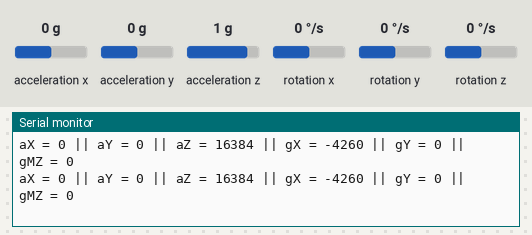
A sketch run on a simulated Arduino Uno, built with avr-gcc and run on an emulated ATmega328P. Shown: the last lines printed to the serial monitor. Wiring (inferred from the names in the program): MPU-6050 motion sensor at I2C address 0x68. Inputs (shaded band) come from the test bench; at power-on: acceleration x 0 g, acceleration y 0 g, acceleration z 1 g, rotation x 0 °/s, rotation y 0 °/s, rotation z 0 °/s.

Above: at 1.2 s.
1.3 s: acceleration x set to -1.4 g
At 2.4 s:
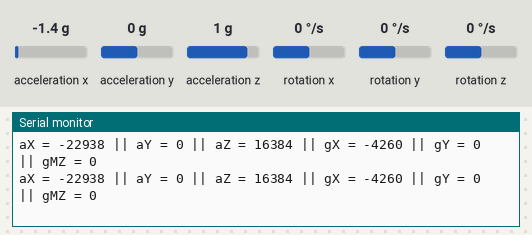
4.3 s: acceleration y set to -1.4 g
At 5.3 s:
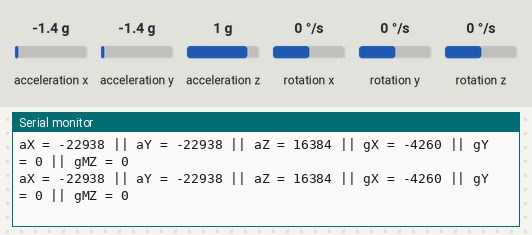
7.3 s: acceleration z set to -1.4 g
At 8.3 s:
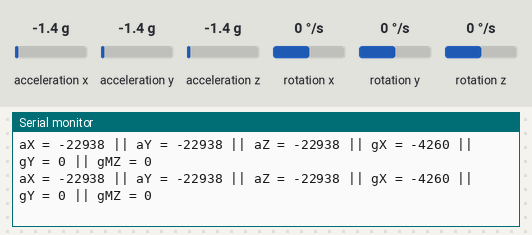
10.3 s: rotation x set to -192 °/s
At 10.52 s:
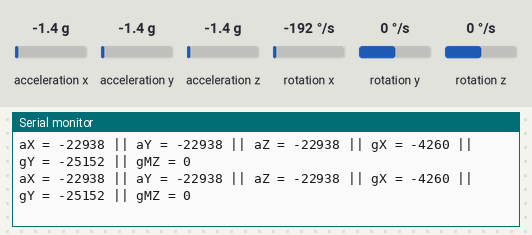
13.3 s: rotation y set to -192 °/s
At 13.52 s:
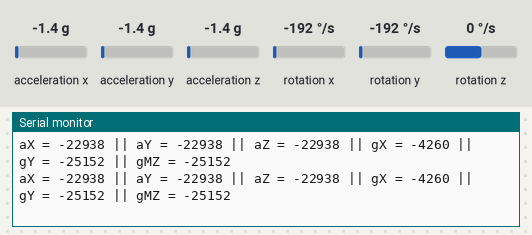
16.3 s: acceleration x set to 0 g
At 16.3 s:
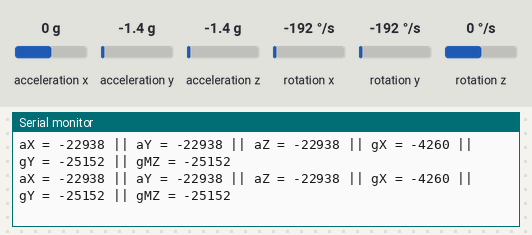

Measured:
- after the input at 1.3 s, the serial monitor: prints a new line after 0.08 s (image 1)
- after the input at 4.3 s, the serial monitor: prints a new line after 0.09 s (image 2)
- after the input at 7.3 s, the serial monitor: prints a new line after 0.13 s (image 3)
- after the input at 10.3 s, the serial monitor: prints a new line after 0.12 s (image 4)
- after the input at 13.3 s, the serial monitor: prints a new line after 0.11 s (image 5)

The sketch:

Earthquake.ino
```cpp
#include<Wire.h>
const int MPU6050_addr = 0x68;
#define sensor1 2
#define sensor2 3
#define sensor3 4
int16_t aX, aY, aZ, gX, gY, gZ;
void setup()
{
  pinMode(sensor1, OUTPUT);
  pinMode(sensor2, OUTPUT);
  pinMode(sensor3, OUTPUT);
  Serial.begin(9600);
  Wire.begin();
  Wire.beginTransmission(MPU6050_addr);
  Wire.write(0x6B);
  Wire.write(0);
  Wire.endTransmission(true);
}
void loop()
{
  digitalWrite(sensor1, LOW);
  digitalWrite(sensor2, HIGH);
  digitalWrite(sensor3, HIGH);
  Wire.beginTransmission(MPU6050_addr);
  Wire.write(0x3B);
  Wire.endTransmission(false);
  Wire.requestFrom(MPU6050_addr,14,true);
  aX=Wire.read()<<8|Wire.read();
  aY=Wire.read()<<8|Wire.read();
  aZ=Wire.read()<<8|Wire.read();
  gX=Wire.read()<<8|Wire.read();
  gY=Wire.read()<<8|Wire.read();
  gZ=Wire.read()<<8|Wire.read();
  delay(50);
  Serial.print("aX = "); Serial.print(aX);
  Serial.print(" || aY = "); Serial.print(aY);
  Serial.print(" || aZ = "); Serial.print(aZ);
  Serial.print(" || gX = "); Serial.print(gX);
  Serial.print(" || gY = "); Serial.print(gY);
  Serial.print(" || gMZ = "); Serial.println(gZ);
  delay(20);
  Wire.endTransmission(true);
}
```
